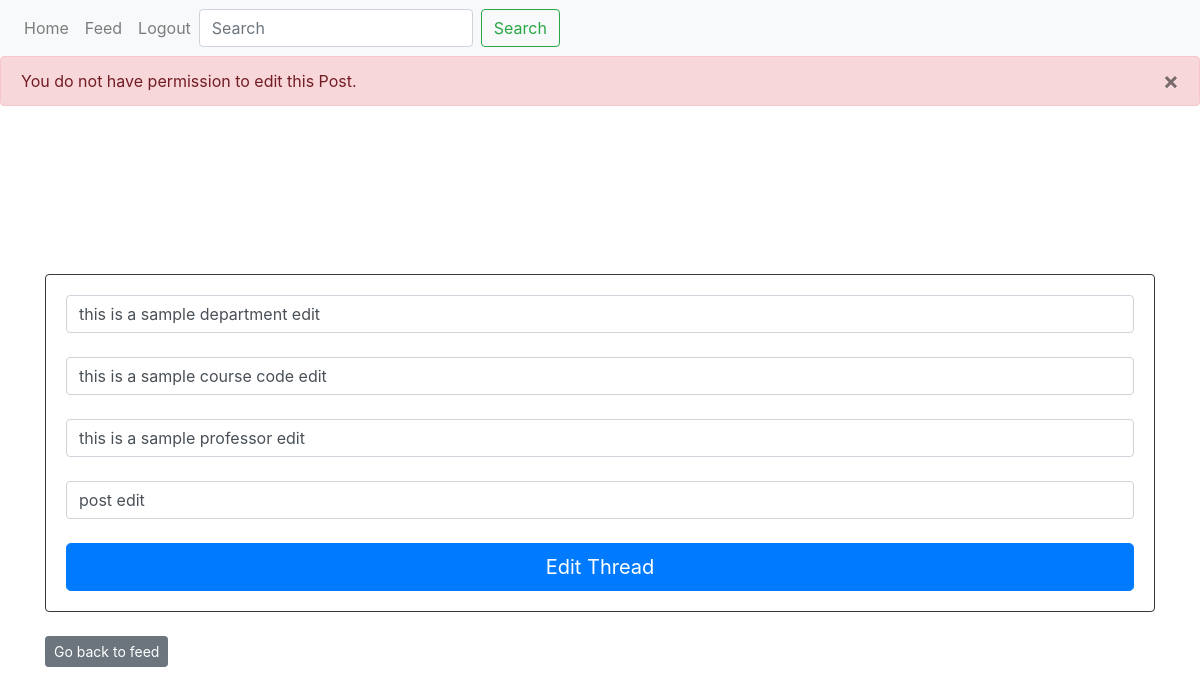
Screenshot of /edit-post/1 (signed in) with the database file from the repository.
### website/models.py (models this page shows)
class Post(db.Model):
    id = db.Column(db.Integer, primary_key=True)
    department = db.Column(db.String(100))
    course_code = db.Column(db.String(100))
    professor = db.Column(db.String(100))
    post = db.Column(db.String(10000))
    date = db.Column(db.DateTime(timezone=True), default=func.now())
    author = db.Column(db.Integer, db.ForeignKey('user.id', ondelete="CASCADE"), nullable=False)
    comments = db.relationship('Comment', backref='post', passive_deletes=True)

### website/views.py (the view, shortened to what this page needs)
@views.route("/edit-post/<id>", methods=['GET','POST'])
@login_required
def edit_post(id):
    post = Post.query.filter_by(id=id).first()
    if not post:
            flash('Post does not exist.', category='error')
    elif current_user.id != post.author:
        flash('You do not have permission to edit this Post.', category='error')
    return render_template("edit_post.html", user=current_user, post=post)

### website/__init__.py (called while the page is built)
def create_app():
    app = Flask(__name__)
    app.config['SECRET_KEY'] = 'secretkey'
    app.config['SQLALCHEMY_DATABASE_URI'] = f'sqlite:///{DB_NAME}'
    db.init_app(app)
    from .views import views
    from .auth import auth
    app.register_blueprint(views, url_prefix="/")
    app.register_blueprint(auth, url_prefix="/")
    from .models import User, Post, Comment
    create_database(app)
    login_manager = LoginManager()
    login_manager.login_view = 'views.home'
    login_manager.init_app(app)
    @login_manager.user_loader
    def load_user(id):
        return User.query.get(int(id))
    return app

### website/templates/edit_post.html (shortened to what this page needs)
{% extends "base.html" %}
{% block content %}
  <link rel="stylesheet" type="text/css" href="{{ url_for('static', filename='edit_post.css') }}">
<br></br>
<h1 style="color:white; text-align:center;">Edit Post</h1>
<br></br>
<div class="card-body card border-dark">
<form method="POST">
  <input type="text" id="text" name="department" class="form-control" placeholder="Department" value="{{ post.department }}" />
  <br />
  <input type="text" id="text" name="course_code" class="form-control" placeholder="Course Code" value="{{ post.course_code }}" />
  <br />
  <input type="text" id="text" name="professor" class="form-control" placeholder="Professor (LASTNAME, Firstname)" value="{{ post.professor }}" />
  <br />
  <input name="post" id="text" class="form-control" placeholder="Post" value="{{ post.post }}" ></input>
  <br />
    <div align="center">
      <button type="submit" class="btn btn-lg btn-primary btn-block">Edit Thread</button>
    </div>
  </form>
  </div>
  <br>
  <div>
  <a href="/feed" class="btn btn-secondary btn-sm">Go back to feed</a>
  </div>
  {% endblock %}

### website/static/edit_post.css (style rules this page uses)
body { background-image: url('/static/images/background.jpg'); background-repeat: no-repeat; background-size: cover; }

### rows the page displays
Post: department "this is a sample department edit", course_code "this is a sample course code edit", professor "this is a sample professor edit", post "post edit"

### other values shown
{{ message }} "You do not have permission to edit this Post."
